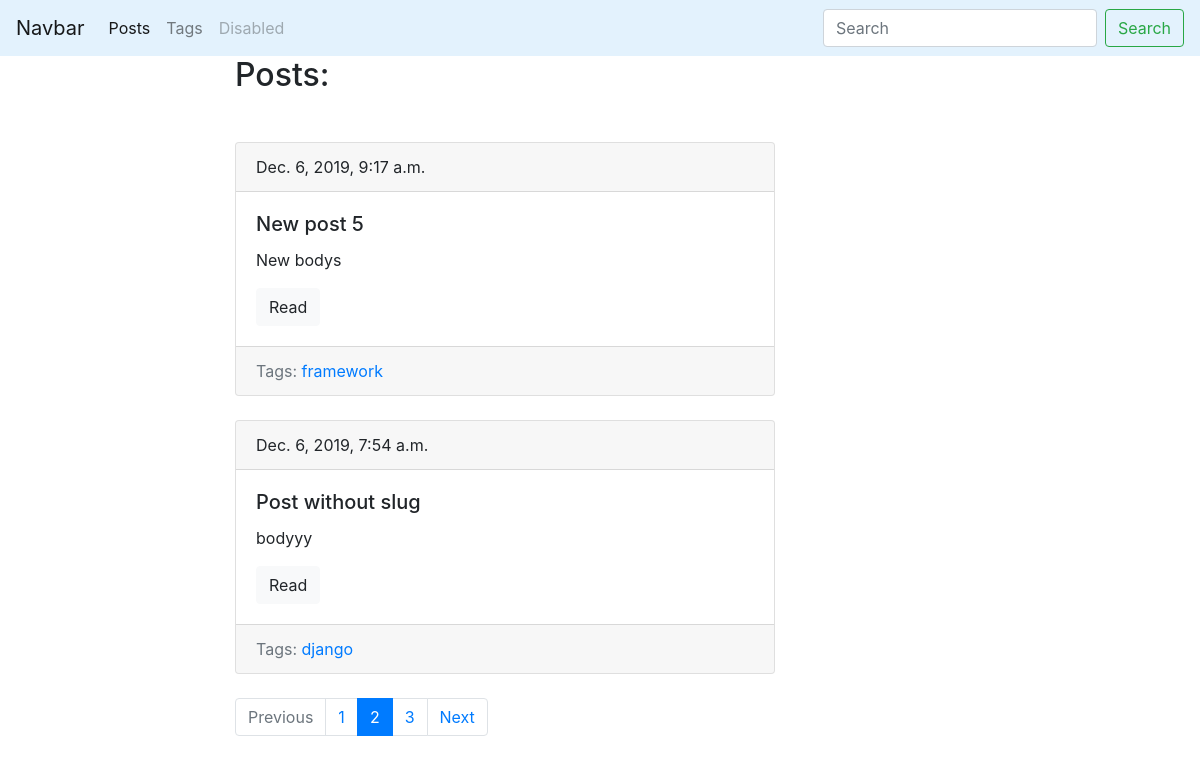
/blog/, run on an earlier commit of the app's database.
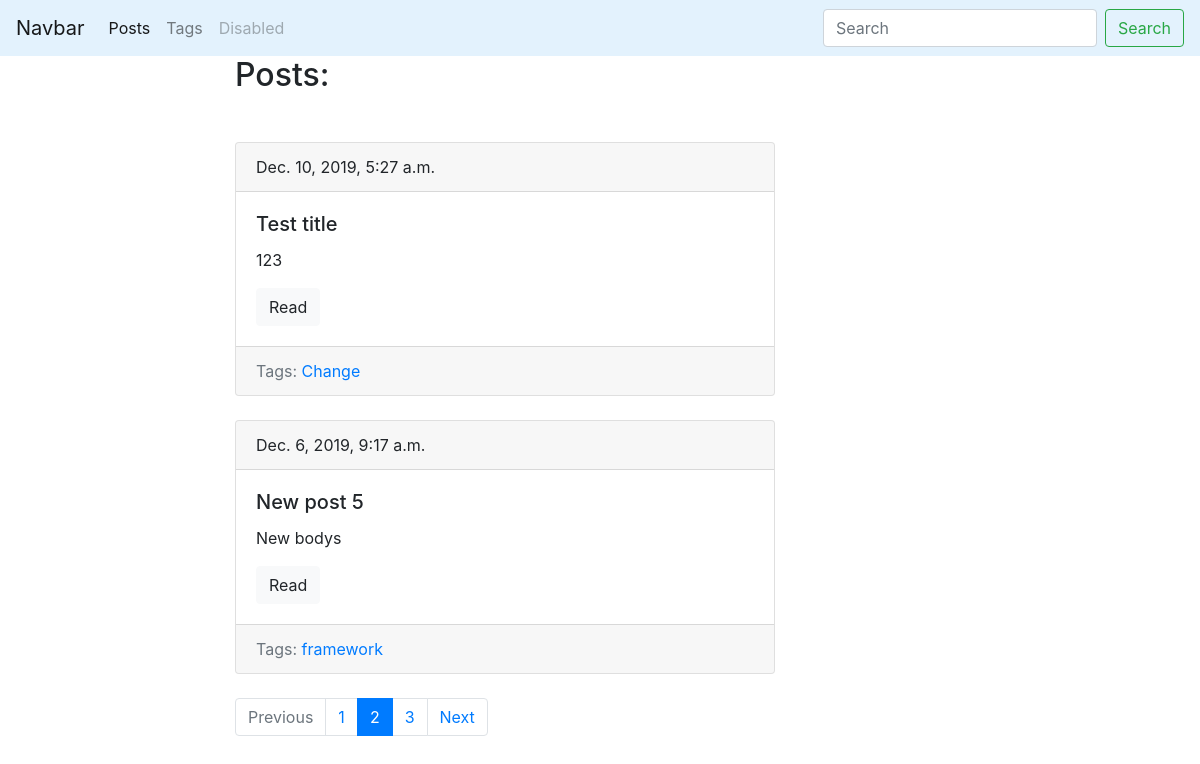
And on a later commit of the database.
### blog/models.py (models this page shows, shortened)
class Post(models.Model):
    title = models.CharField(max_length=150, db_index=True)
    slug = models.SlugField(max_length=150, blank=True, unique=True)
    body = models.TextField(blank=True, db_index=True)
    tags = models.ManyToManyField('Tag', blank=True, related_name='posts')
    date_pub = models.DateTimeField(auto_now_add=True)
    def get_absolute_url(self):
        return reverse('post_detail_url', kwargs={'slug': self.slug})
    class Meta:
        ordering = ['-date_pub']

class Tag(models.Model):
    title = models.CharField(max_length=50)
    slug = models.SlugField(max_length=50, unique=True)
    def get_absolute_url(self):
        return reverse('tag_detail_url', kwargs={'slug': self.slug})
    class Meta:
        ordering = ['title']

### blog/views.py (the view)
# urls.py: path('', posts_list, name='posts_list_url'),
def posts_list(request):
    posts = Post.objects.all()
    paginator = Paginator(posts, 2)
    page_number = request.GET.get('page', 1)
    page = paginator.get_page(page_number)
    return render(request, 'blog/index.html', context={'posts': page.object_list})

### blog/templates/blog/index.html (shortened to what this page needs)
{% extends 'blog/base_blog.html' %}
{% block content %}
    <h2 class="mb-5">Posts:</h2>
    {% for post in posts %}
        {% include 'blog/includes/post_card_templates.html' %}
    {% endfor %}
{% endblock %}

### blog/templates/blog/includes/post_card_templates.html
<div class="card mb-4">
    <div class="card-header">
        {{ post.date_pub }}
    </div>
    <div class="card-body">
        <h5 class="card-title">{{ post.title }}</h5>
        <p class="card-text">{{ post.body|truncatewords:15 }}</p>
        <a href="{{ post.get_absolute_url }}" class="btn btn-light">Read</a>
    </div>
    <div class="card-footer text-muted">
        Tags:
        {% for tag in post.tags.all %}
            <a href="{{ tag.get_absolute_url }}">{{ tag.title }}</a>
        {% endfor %}
    </div>
</div>

What changed in the data, as far as the page shows it:
no longer on this page (row unchanged): Post: date_pub "Dec. 6, 2019, 7:54 a.m.", title "Post without slug", body "bodyyy"
no longer on this page (row unchanged): Tag: title "django", shown under "Dec. 6, 2019, 7:54 a.m."
added Post: date_pub "Dec. 10, 2019, 5:27 a.m.", title "Test title", body "123"
now on this page (row unchanged): Tag: title "Change", shown under "Dec. 10, 2019, 5:27 a.m."
